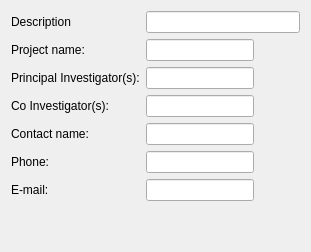
     <widget class="QWidget" name="tab_ExtraInfo">
      <attribute name="title">
       <string>Extra Info</string>
      </attribute>
      <layout class="QGridLayout" name="gridLayout_7">
       <item row="6" column="0">
        <widget class="QLabel" name="labelContactName">
         <property name="minimumSize">
          <size>
           <width>80</width>
           <height>0</height>
          </size>
         </property>
         <property name="text">
          <string>Contact name:</string>
         </property>
        </widget>
       </item>
       <item row="6" column="1">
        <widget class="QLineEdit" name="lineEdit_ContactName">
         <property name="maximumSize">
          <size>
           <width>16777215</width>
           <height>16777215</height>
          </size>
         </property>
         <property name="toolTip">
          <string>Contact person for this task</string>
         </property>
         <property name="readOnly">
          <bool>true</bool>
         </property>
        </widget>
       </item>
       <item row="7" column="0">
        <widget class="QLabel" name="labelContactPhone">
         <property name="text">
          <string>Phone:</string>
         </property>
        </widget>
       </item>
       <item row="7" column="1">
        <widget class="QLineEdit" name="lineEdit_ContactPhone">
         <property name="maximumSize">
          <size>
           <width>16777215</width>
           <height>16777215</height>
          </size>
         </property>
         <property name="toolTip">
          <string>Phone number of the contact person</string>
         </property>
         <property name="text">
          <string/>
         </property>
        </widget>
       </item>
       <item row="8" column="0">
        <widget class="QLabel" name="labelContactEmail">
         <property name="text">
          <string>E-mail:</string>
         </property>
        </widget>
       </item>
       <item row="8" column="1">
        <widget class="QLineEdit" name="lineEdit_ContactEmail">
         <property name="maximumSize">
          <size>
           <width>16777215</width>
           <height>16777215</height>
          </size>
         </property>
         <property name="toolTip">
          <string>E-mail of the contact person</string>
         </property>
         <property name="text">
          <string/>
         </property>
        </widget>
       </item>
       <item row="7" column="2">
        <spacer name="horizontalSpacer_3">
         <property name="orientation">
          <enum>Qt::Horizontal</enum>
         </property>
         <property name="sizeHint" stdset="0">
          <size>
           <width>40</width>
           <height>20</height>
          </size>
         </property>
        </spacer>
       </item>
       <item row="10" column="1">
        <spacer name="verticalSpacer">
         <property name="orientation">
          <enum>Qt::Vertical</enum>
         </property>
         <property name="sizeHint" stdset="0">
          <size>
           <width>20</width>
           <height>40</height>
          </size>
         </property>
        </spacer>
       </item>
       <item row="0" column="0">
        <widget class="QLabel" name="labelDescription">
         <property name="text">
          <string>Description</string>
         </property>
        </widget>
       </item>
       <item row="0" column="1" colspan="2">
        <widget class="LineEdit" name="lineEditTaskDescription">
         <property name="toolTip">
          <string>The task description</string>
         </property>
        </widget>
       </item>
       <item row="2" column="0">
        <widget class="QLabel" name="label_5">
         <property name="text">
          <string>Principal Investigator(s):</string>
         </property>
        </widget>
       </item>
       <item row="2" column="1">
        <widget class="QLineEdit" name="lineEdit_ProjectPI">
         <property name="readOnly">
          <bool>true</bool>
         </property>
        </widget>
       </item>
       <item row="3" column="0">
        <widget class="QLabel" name="label_7">
         <property name="text">
          <string>Co Investigator(s):</string>
         </property>
        </widget>
       </item>
       <item row="3" column="1">
        <widget class="QLineEdit" name="lineEdit_ProjectCOI">
         <property name="readOnly">
          <bool>true</bool>
         </property>
        </widget>
       </item>
       <item row="1" column="0">
        <widget class="QLabel" name="label_6">
         <property name="text">
          <string>Project name:</string>
         </property>
        </widget>
       </item>
       <item row="1" column="1">
        <widget class="QLineEdit" name="lineEdit_ProjectName">
         <property name="readOnly">
          <bool>true</bool>
         </property>
        </widget>
       </item>
      </layout>
     </widget>
